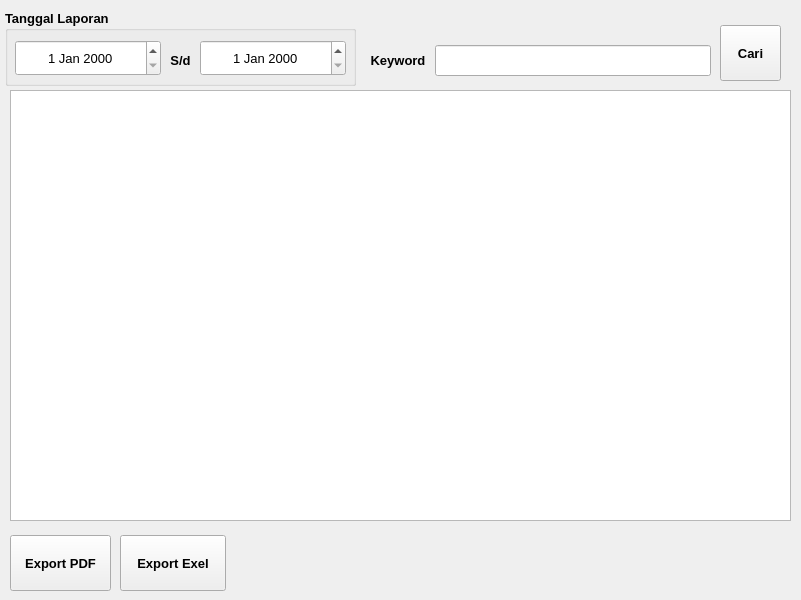
<?xml version="1.0" encoding="UTF-8"?>
<ui version="4.0">
 <class>Form</class>
 <widget class="QWidget" name="Form">
  <property name="geometry">
   <rect>
    <x>0</x>
    <y>0</y>
    <width>801</width>
    <height>600</height>
   </rect>
  </property>
  <property name="font">
   <font>
    <pointsize>10</pointsize>
   </font>
  </property>
  <property name="windowTitle">
   <string>Form</string>
  </property>
  <widget class="QTableView" name="tableView">
   <property name="geometry">
    <rect>
     <x>10</x>
     <y>90</y>
     <width>781</width>
     <height>431</height>
    </rect>
   </property>
   <property name="font">
    <font>
     <pointsize>10</pointsize>
    </font>
   </property>
   <property name="editTriggers">
    <set>QAbstractItemView::NoEditTriggers</set>
   </property>
   <property name="selectionMode">
    <enum>QAbstractItemView::MultiSelection</enum>
   </property>
   <property name="selectionBehavior">
    <enum>QAbstractItemView::SelectRows</enum>
   </property>
  </widget>
  <widget class="QGroupBox" name="groupBox">
   <property name="geometry">
    <rect>
     <x>5</x>
     <y>10</y>
     <width>351</width>
     <height>76</height>
    </rect>
   </property>
   <property name="font">
    <font>
     <pointsize>10</pointsize>
     <weight>75</weight>
     <bold>true</bold>
    </font>
   </property>
   <property name="title">
    <string>Tanggal Laporan</string>
   </property>
   <widget class="QDateEdit" name="dateStart">
    <property name="geometry">
     <rect>
      <x>10</x>
      <y>30</y>
      <width>146</width>
      <height>36</height>
     </rect>
    </property>
    <property name="font">
     <font>
      <pointsize>10</pointsize>
      <weight>50</weight>
      <bold>false</bold>
     </font>
    </property>
    <property name="alignment">
     <set>Qt::AlignCenter</set>
    </property>
   </widget>
   <widget class="QDateEdit" name="dateEnd">
    <property name="geometry">
     <rect>
      <x>195</x>
      <y>30</y>
      <width>146</width>
      <height>36</height>
     </rect>
    </property>
    <property name="font">
     <font>
      <pointsize>10</pointsize>
      <weight>50</weight>
      <bold>false</bold>
     </font>
    </property>
    <property name="alignment">
     <set>Qt::AlignCenter</set>
    </property>
   </widget>
   <widget class="QLabel" name="label">
    <property name="geometry">
     <rect>
      <x>160</x>
      <y>40</y>
      <width>31</width>
      <height>21</height>
     </rect>
    </property>
    <property name="text">
     <string>S/d</string>
    </property>
    <property name="alignment">
     <set>Qt::AlignCenter</set>
    </property>
   </widget>
  </widget>
  <widget class="QPushButton" name="btnSearch">
   <property name="geometry">
    <rect>
     <x>720</x>
     <y>25</y>
     <width>61</width>
     <height>56</height>
    </rect>
   </property>
   <property name="font">
    <font>
     <pointsize>10</pointsize>
     <weight>75</weight>
     <bold>true</bold>
    </font>
   </property>
   <property name="text">
    <string>Cari</string>
   </property>
  </widget>
  <widget class="QPushButton" name="btnExportPdf">
   <property name="geometry">
    <rect>
     <x>10</x>
     <y>535</y>
     <width>101</width>
     <height>56</height>
    </rect>
   </property>
   <property name="font">
    <font>
     <pointsize>10</pointsize>
     <weight>75</weight>
     <bold>true</bold>
    </font>
   </property>
   <property name="text">
    <string>Export PDF</string>
   </property>
  </widget>
  <widget class="QPushButton" name="btnExportExcel">
   <property name="geometry">
    <rect>
     <x>120</x>
     <y>535</y>
     <width>106</width>
     <height>56</height>
    </rect>
   </property>
   <property name="font">
    <font>
     <pointsize>10</pointsize>
     <weight>75</weight>
     <bold>true</bold>
    </font>
   </property>
   <property name="text">
    <string>Export Exel</string>
   </property>
  </widget>
  <widget class="QLabel" name="label_2">
   <property name="geometry">
    <rect>
     <x>370</x>
     <y>50</y>
     <width>56</width>
     <height>21</height>
    </rect>
   </property>
   <property name="font">
    <font>
     <pointsize>10</pointsize>
     <weight>75</weight>
     <bold>true</bold>
    </font>
   </property>
   <property name="text">
    <string>Keyword</string>
   </property>
   <property name="alignment">
    <set>Qt::AlignCenter</set>
   </property>
  </widget>
  <widget class="QLineEdit" name="edSearch">
   <property name="geometry">
    <rect>
     <x>435</x>
     <y>45</y>
     <width>276</width>
     <height>31</height>
    </rect>
   </property>
  </widget>
 </widget>
 <resources>
  <include location="../resources.qrc"/>
 </resources>
 <connections/>
</ui>
